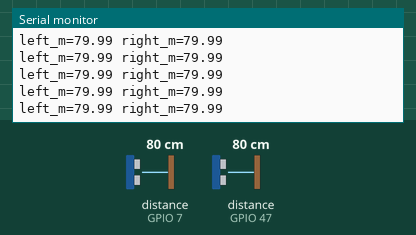
Bench run of a sketch on a simulated ESP32-S3. Shown: the last lines printed to the serial monitor. Wiring (inferred from the names in the program): 2 × ultrasonic range finder: trigger GPIO 13, echo GPIO 7 / trigger GPIO 21, echo GPIO 47. The test bench sets the inputs (shaded band); at power-on: distance to the obstacle (sensors on GPIO 7, GPIO 47) 80 cm. The echo pulse lasts 58.3 µs per cm.

Above: at 1.2 s.
1.3 s: distance to the obstacle (sensor on GPIO 7) set to 2 cm
At 1.56 s:
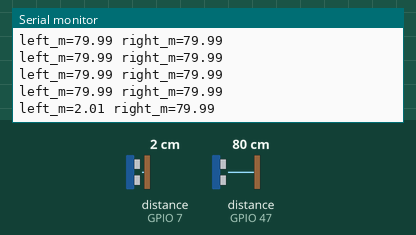
2.8 s: distance to the obstacle (sensor on GPIO 47) set to 2 cm
At 2.87 s:
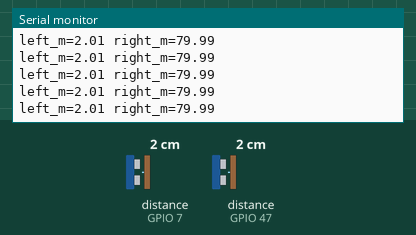
4.3 s: distance to the obstacle (sensor on GPIO 7) set to 4 cm
At 4.42 s:
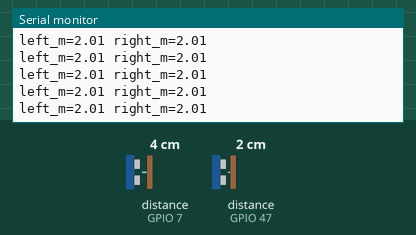
5.8 s: distance to the obstacle (sensor on GPIO 47) set to 4 cm
At 5.84 s:
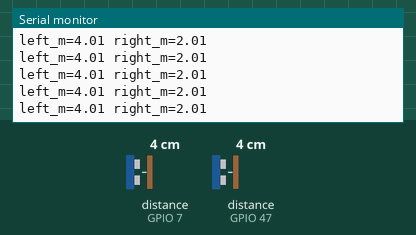
Timing chart, 0 to 8.3 s (numbered marks = the images above; inputs shaded):
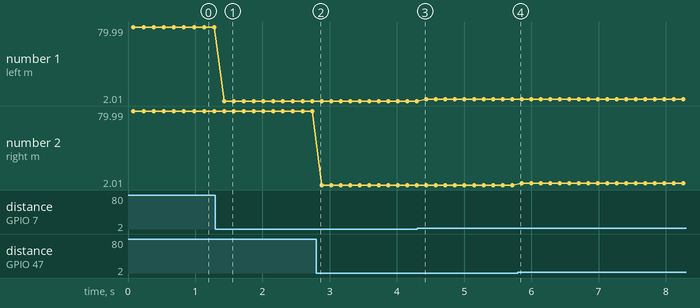

Measured:
- after the input at 1.3 s, the serial monitor: prints a new line after 0.13 s (image 1)
- plotted number 1: 79.99 → 2.01 after the input at 1.3 s, 2.01 → 4.01 after the input at 4.3 s

The sketch:

08_hcsr04.ino
```cpp
/*
  HC-SR04 ×2 on YD-ESP32-S3. ECHO MUST go through a 5V→3.3V divider.
  Left:  TRIG pad 13, ECHO pad 7
  Right: TRIG pad 21, ECHO pad 47
  GPIO14 is not broken out on this board.
*/
#define LT 13
#define LE 7
#define RT 21
#define RE 47
float ping(int trig, int echo) {
  digitalWrite(trig, LOW); delayMicroseconds(2);
  digitalWrite(trig, HIGH); delayMicroseconds(10);
  digitalWrite(trig, LOW);
  unsigned long us = pulseIn(echo, HIGH, 25000);
  if (!us) return NAN;
  return us * 0.0343f / 2.0f;
}
void setup() {
  Serial.begin(115200);
  pinMode(LT, OUTPUT); pinMode(RT, OUTPUT);
  pinMode(LE, INPUT); pinMode(RE, INPUT);
  Serial.println("HC-SR04  L:13/7  R:21/47  echo via divider");
}
void loop() {
  float L = ping(LT, LE);
  delay(70);
  float R = ping(RT, RE);
  Serial.printf("left_m=%.2f right_m=%.2f\n", L, R);
  delay(70);
}
```
